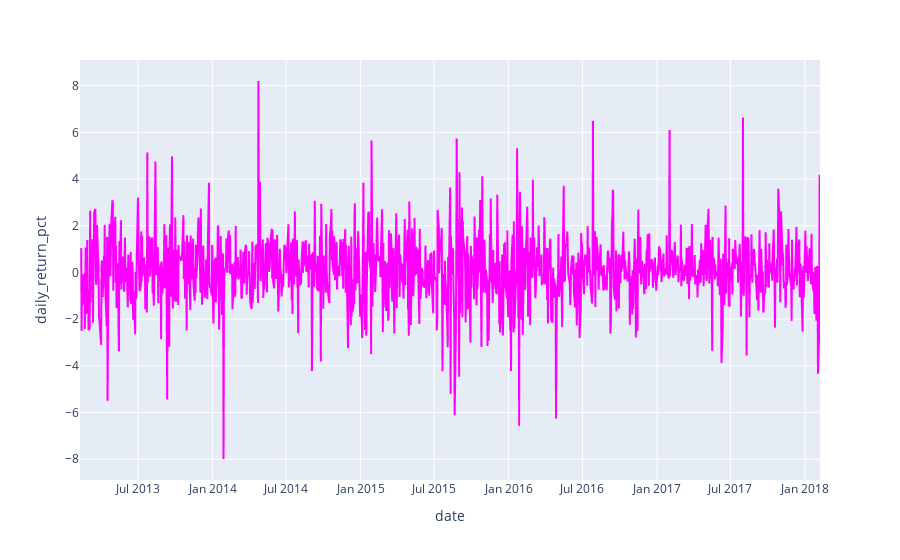

Source (notebook cell):
### Code cell
fig = px.line(df_apple, x='date', y='daily_return_pct', line_shape='linear')
fig.update_traces(line_color='magenta')  # Sets the color of the line to red
fig.show()

### Figure 1 — Plotly figure (JSON) as saved in the notebook; plotly's stock layout.template omitted (floating-point values rounded to 4 significant figures; data arrays with more than 128 entries replaced by an {"elided": "..."} marker saying what was removed)
{"data": [{"hovertemplate": "date=%{x}<br>daily_return_pct=%{y}<extra></extra>", "legendgroup": "", "line": {"color": "magenta", "dash": "solid", "shape": "linear"}, "marker": {"symbol": "circle"}, "mode": "lines", "name": "", "showlegend": false, "type": "scattergl", "x": {"elided": "1259 str values"}, "xaxis": "x", "y": {"elided": "1259 float values"}, "yaxis": "y"}], "layout": {"legend": {"tracegroupgap": 0}, "margin": {"t": 60}, "xaxis": {"anchor": "y", "domain": [0, 1], "title": {"text": "date"}}, "yaxis": {"anchor": "x", "domain": [0, 1], "title": {"text": "daily_return_pct"}}}}
